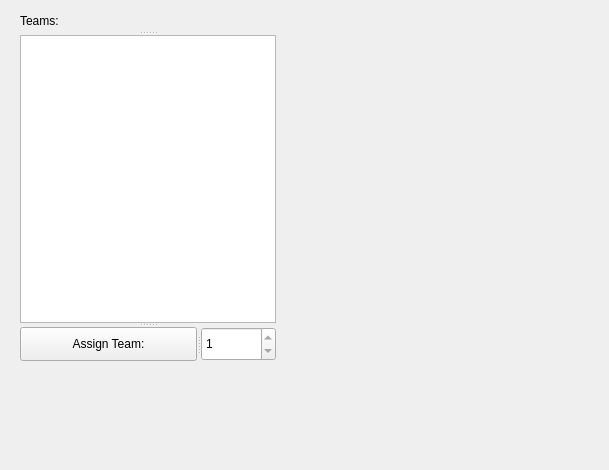
<?xml version="1.0" encoding="UTF-8"?>
<ui version="4.0">
 <class>TaskAloWindow</class>
 <widget class="QWidget" name="TaskAloWindow">
  <property name="geometry">
   <rect>
    <x>0</x>
    <y>0</y>
    <width>609</width>
    <height>470</height>
   </rect>
  </property>
  <property name="windowTitle">
   <string>Form</string>
  </property>
  <widget class="QSplitter" name="splitter_2">
   <property name="geometry">
    <rect>
     <x>20</x>
     <y>10</y>
     <width>256</width>
     <height>351</height>
    </rect>
   </property>
   <property name="orientation">
    <enum>Qt::Vertical</enum>
   </property>
   <widget class="QLabel" name="label">
    <property name="text">
     <string>Teams:</string>
    </property>
   </widget>
   <widget class="QTableView" name="teamTable"/>
   <widget class="QSplitter" name="splitter">
    <property name="orientation">
     <enum>Qt::Horizontal</enum>
    </property>
    <widget class="QPushButton" name="startButton">
     <property name="text">
      <string>Assign Team:</string>
     </property>
    </widget>
    <widget class="QSpinBox" name="teamAssign">
     <property name="minimum">
      <number>1</number>
     </property>
     <property name="maximum">
      <number>1</number>
     </property>
    </widget>
   </widget>
  </widget>
 </widget>
 <resources/>
 <connections/>
</ui>
